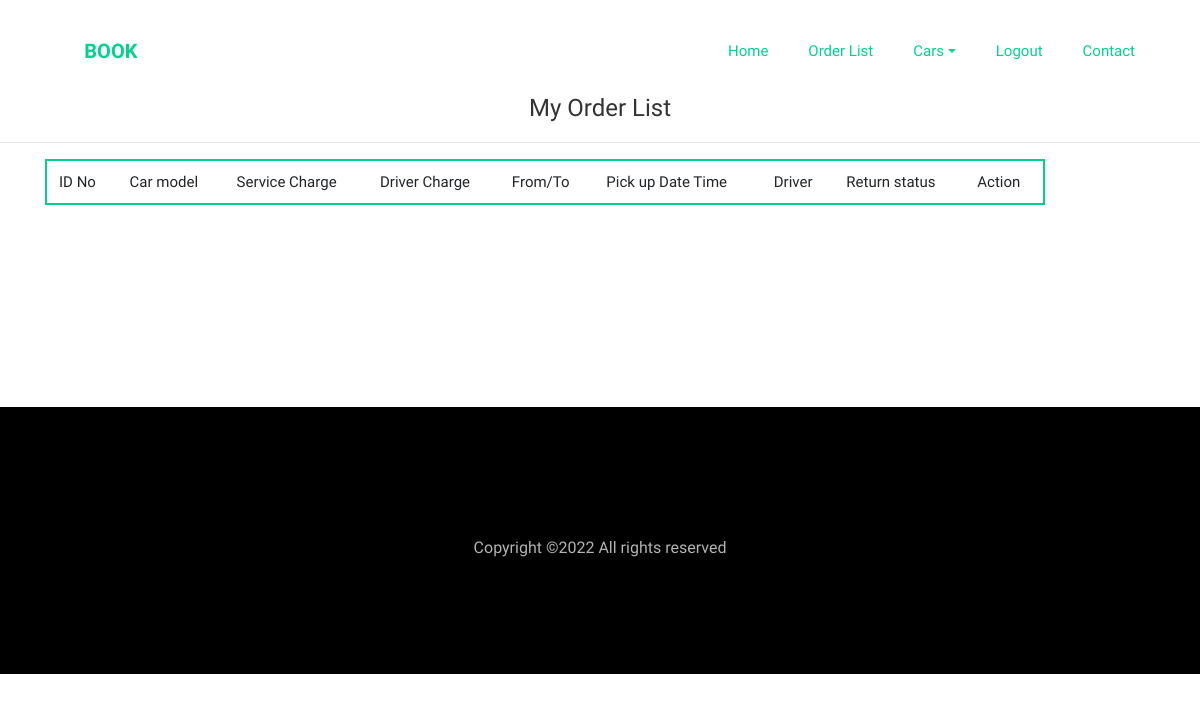
The app's page /orderlist.php (signed in), older data.
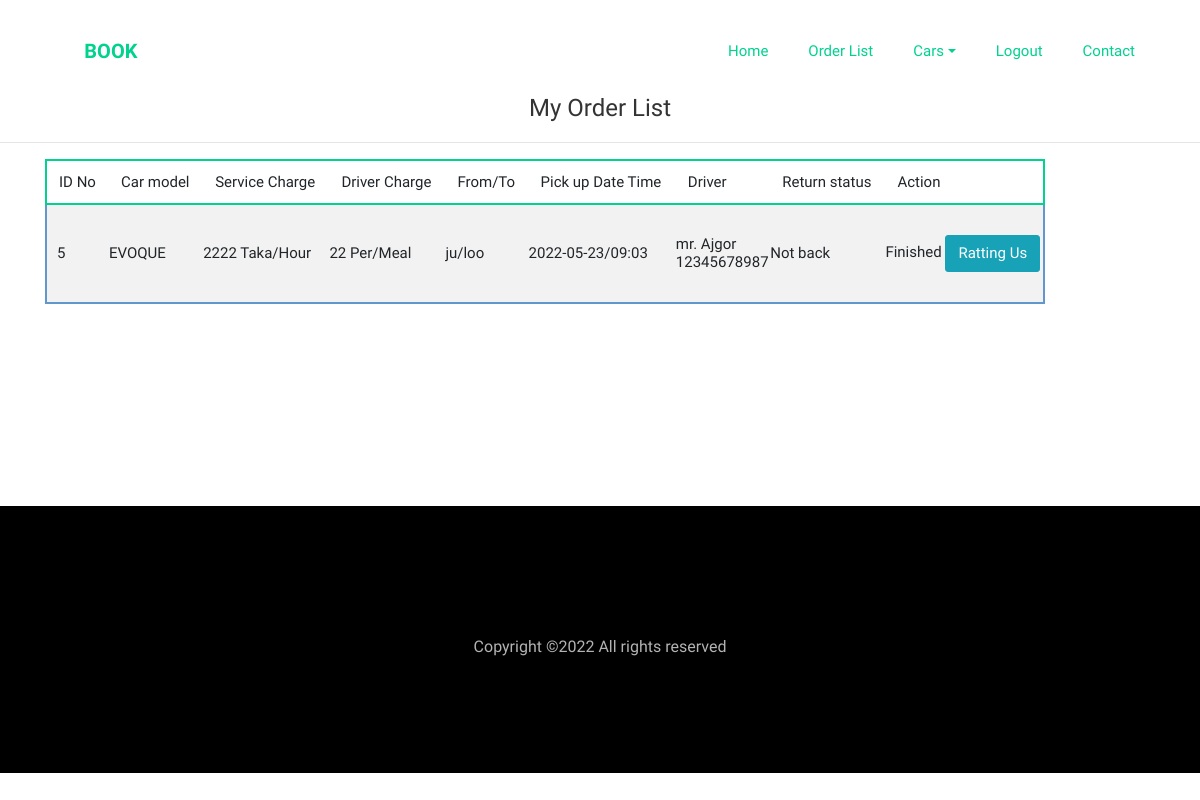
The same page, newer data.
### tables this page shows
CREATE TABLE `orders` (
  `Oid` int(11) NOT NULL,
  `car_id` int(11) NOT NULL,
  `user_id` int(11) NOT NULL,
  `driver_id` int(11) NOT NULL,
  `pickup_location` text NOT NULL,
  `dropup_location` text NOT NULL,
  `date` varchar(191) NOT NULL,
  `time` varchar(191) NOT NULL,
  `trip_loop` tinyint(4) NOT NULL,
  `status` tinyint(4) NOT NULL,
  `created_at` timestamp NOT NULL DEFAULT current_timestamp()
);

CREATE TABLE `cars` (
  `id` int(11) NOT NULL,
  `cat_id` int(11) NOT NULL,
  `name` varchar(200) NOT NULL,
  `model` varchar(200) NOT NULL,
  `mileage` varchar(200) NOT NULL,
  `seats` int(11) NOT NULL,
  `fuel` varchar(200) NOT NULL,
  `service_charge` varchar(200) NOT NULL,
  `driver_food_charge` varchar(200) NOT NULL,
  `description` text NOT NULL,
  `image` varchar(155) NOT NULL,
  `transmission` varchar(155) NOT NULL DEFAULT 'Manual',
  `airconditions` tinytext NOT NULL,
  `child_seat` tinytext NOT NULL,
  `gps` tinyint(4) NOT NULL,
  `luggage` tinytext NOT NULL,
  `music` tinytext NOT NULL,
  `seat_belt` tinyint(4) NOT NULL,
  `sleeping_bed` tinyint(4) NOT NULL,
  `water` tinyint(4) NOT NULL,
  `bluetooth` tinyint(4) NOT NULL,
  `onboard_computer` tinyint(4) NOT NULL,
  `audio_input` tinyint(4) NOT NULL,
  `long_term_trips` tinyint(4) NOT NULL,
  `car_kit` tinyint(4) NOT NULL,
  `remote_central_locking` tinyint(4) NOT NULL,
  `climate_control` tinyint(4) NOT NULL,
  `flag` tinyint(4) NOT NULL,
  `created_at` timestamp NOT NULL DEFAULT current_timestamp()
);

CREATE TABLE `drivers` (
  `driver_id` int(11) NOT NULL,
  `driver_name` varchar(191) NOT NULL,
  `driver_phone` varchar(191) NOT NULL,
  `driver_license` varbinary(255) NOT NULL,
  `driver_address` text NOT NULL,
  `is_active` tinyint(4) NOT NULL DEFAULT 0,
  `join_at` timestamp NOT NULL DEFAULT current_timestamp(),
  `flag` tinyint(4) NOT NULL DEFAULT 0
);

### orderlist.php (the view, shortened to what this page needs)
<?php include 'header.php';
 ?>
    <section class="ftco-section contact-section">
        <h4  class="d-flex justify-content-center">My Order List</h4>
        <hr>
      <div class="container">
        <div class="row d-flex mb-5 contact-info">
          <div class="col-md-8 block-9 mb-md-5">
          <table class="table table-striped" id="datatablesSimple">
                    <thead>
                        <tr style="border: 2px solid #01d28e ;">
                            <th>ID No</th>
                            <th>Car model</th>
                            <th>Service Charge</th>
                            <th>Driver Charge</th>
                            <th>From/To</th>
                            <th>Pick up Date Time</th>
                            <th>Driver</th>
                            <th>Return status</th>
                            <th>Action</th>
                        </tr>
                    </thead>
                    <tbody style="margin-top: 10px;">
                        <?php
                        $user_id =$_SESSION['id'];
                        $query = "SELECT * FROM orders LEFT JOIN cars ON cars.id = orders.car_id LEFT JOIN drivers ON orders.driver_id = drivers.driver_id where orders.user_id=$user_id Order By orders.status asc";
                        $result = $con->query($query);
                        if ($result->num_rows > 0) {
                            foreach ($result as $key => $value) {
                        ?>
                                <tr style="border: 2px solid #6197cd;">
                                    <td style="padding-left: 10px;"><?php echo $value['id']; ?></td>
                                    <td><?php echo $value['model']; ?></td>
                                    <td><?php echo $value['service_charge']; ?> Taka/Hour</td>
                                    <td><?php echo $value['driver_food_charge']; ?> Per/Meal</td>
                                    <td><?php echo $value['pickup_location']; ?>/<?php echo $value['dropup_location']; ?></td>
                                    <td><?php echo $value['date']; ?>/<?php echo $value['time']; ?></td>
                                    <td>
                                    <?php echo $value['driver_name']."<br>".$value['driver_phone']; ?>
                                    </td>
                                    <td>
                                        <?php
                                        if ($value['trip_loop'] == 0) {
                                            echo "Not back";
                                        } elseif ($value['trip_loop'] == 1) {
                                            echo "Return Home";
                                        } else {
                                            echo "something went wrong";
                                        }
                                        ?>
                                    </td>
                                    <td>
                                        <?php
                                        if ($value['status'] == 0) {
                                            echo "Pending"; ?>
 <a href="?delid=<?php echo $value['Oid']; ?>" class="btn btn-info">Cancell</a>
                                        <?php } elseif ($value['status'] == 1) {
                                            echo "running";
                                        } else {
                                            echo "Finished"; ?>
                                            <a href="car-single.php?carid=<?php echo $value['car_id']; ?>" class="btn btn-info">Ratting Us</a>
                                       <?php }
                                        ?>
                                    </td>
                                </tr>
                        <?php }
                        } ?>
                    </tbody>
                </table>
          </div>
        </div>
      </div>
    </section>
<?php include 'footer.php'; ?>

### header.php (shortened to what this page needs)
<!DOCTYPE html>
<html lang="en">
  <head>
    <link rel="stylesheet" href="css/open-iconic-bootstrap.min.css">
    <link rel="stylesheet" href="css/animate.css">
    <link rel="stylesheet" href="css/owl.carousel.min.css">
    <link rel="stylesheet" href="css/owl.theme.default.min.css">
    <link rel="stylesheet" href="css/magnific-popup.css">
    <link rel="stylesheet" href="css/aos.css">
    <link rel="stylesheet" href="css/ionicons.min.css">
    <link rel="stylesheet" href="css/bootstrap-datepicker.css">
    <link rel="stylesheet" href="css/jquery.timepicker.css">
    <link rel="stylesheet" href="css/flaticon.css">
    <link rel="stylesheet" href="css/icomoon.css">
    <link rel="stylesheet" href="css/style.css">
  </head>
  <body>
	  <nav class="navbar navbar-expand-lg navbar-dark ftco_navbar bg-dark ftco-navbar-light" id="ftco-navbar">
	    <div class="container">
	      <a class="navbar-brand" href="index.php">Car<span>Book</span></a>
	      <div class="collapse navbar-collapse" id="ftco-nav">
	        <ul class="navbar-nav ml-auto">
	          <li class="nav-item active"><a href="index.php" class="nav-link">Home</a></li>
	          <li class="nav-item"><a href="orderlist.php" class="nav-link">Order List</a></li>
            <li class="nav-item dropdown">
                    <a class="nav-link dropdown-toggle" id="navbarDropdown" href="car.php" role="button" data-bs-toggle="dropdown" aria-expanded="false">Cars</a>
                </li>
            <?php
	          if (isset($_SESSION['flag'])==true) { ?>
                    <li class="nav-item"><a class="nav-link" href="?logout=logout">Logout</a></li>
                    <?php }else{ ?>
                     <li class="nav-item"><a href="login.php" class="nav-link">Login</a></li>
                <?php } ?>
	          <li class="nav-item"><a href="contact.php" class="nav-link">Contact</a></li>
	        </ul>
	      </div>
	    </div>
	  </nav>

### footer.php (shortened to what this page needs)
   <footer class="ftco-footer ftco-bg-dark ftco-section">
      <div class="container">
        <div class="row">
          <div class="col-md-12 text-center">
            <p>
  Copyright &copy;<script>document.write(new Date().getFullYear());</script> All rights reserved
  </p>
          </div>
        </div>
      </div>
    </footer>
  </body>
</html>

### header.php (style rules this page uses)
.navbar-nav li a { color:#01d28e !important; }

### orderlist.php (style rules this page uses)
.table thead th { border-bottom: 2px solid #01d28e !important; border-radius:10px !important; }
body { background-color: #fff; margin: 0; padding: 0; font-family: 'Oxygen', sans-serif; color: #444; font-size: 15px; line-height: 18px; font-weight: 300; }
p { margin: 20px 0 5px 0; }

Row changes from the older to the newer data that the page shows:
added orders: car "5", car.model "EVOQUE", car.service_charge "2222", car.driver_food_charge "22", pickup_location "ju", dropup_location "loo", date "2022-05-23", time "09:03", driver.driver_name "mr. Ajgor", driver.driver_phone "12345678987", trip_loop "Not back"
